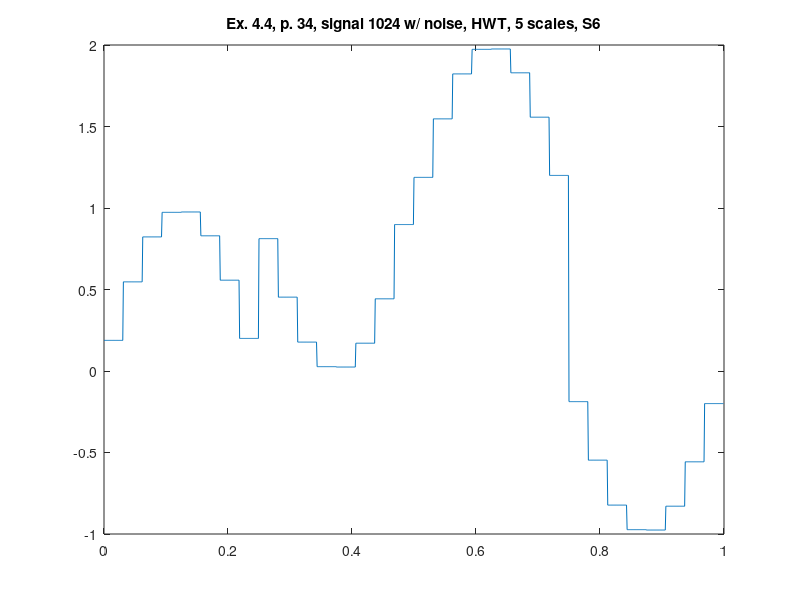

The MATLAB source for this figure:
%% ========================================================================
%% Programmatic octave notes on "Ripples in Mathematics" by A. Jensen
%% and A. la Cour-Harbo written with a deep gratitude to the authors for
%% this wonderful text. 
%% 
%% Reconstruction of graphs in ex 4.4, p.34, HWT, 5 scales, S6.
%%
%% Author: Vladimir Kulyukin
%% 
%% NB: I have tested this code in Octave 4.
%% =========================================================================
t = (1.0/1024)*[0:1023];

y_ex_4_4_1024_with_noise_hwt_s6_p34 = [
0.1878573174510975
0.1878573174510975
0.1878573174510975
0.1878573174510975
0.1878573174510975
0.1878573174510975
0.1878573174510975
0.1878573174510975
0.1878573174510975
0.1878573174510975
0.1878573174510975
0.1878573174510975
0.1878573174510975
0.1878573174510975
0.1878573174510975
0.1878573174510975
0.1878573174510975
0.1878573174510975
0.1878573174510975
0.1878573174510975
0.1878573174510975
0.1878573174510975
0.1878573174510975
0.1878573174510975
0.1878573174510975
0.1878573174510975
0.1878573174510975
0.1878573174510975
0.1878573174510975
0.1878573174510975
0.1878573174510975
0.1878573174510975
0.5469312359635952
0.5469312359635952
0.5469312359635952
0.5469312359635952
0.5469312359635952
0.5469312359635952
0.5469312359635952
0.5469312359635952
0.5469312359635952
0.5469312359635952
0.5469312359635952
0.5469312359635952
0.5469312359635952
0.5469312359635952
0.5469312359635952
0.5469312359635952
0.5469312359635952
0.5469312359635952
0.5469312359635952
0.5469312359635952
0.5469312359635952
0.5469312359635952
0.5469312359635952
0.5469312359635952
0.5469312359635952
0.5469312359635952
0.5469312359635952
0.5469312359635952
0.5469312359635952
0.5469312359635952
0.5469312359635952
0.5469312359635952
0.8227398317446355
0.8227398317446355
0.8227398317446355
0.8227398317446355
0.8227398317446355
0.8227398317446355
0.8227398317446355
0.8227398317446355
0.8227398317446355
0.8227398317446355
0.8227398317446355
0.8227398317446355
0.8227398317446355
0.8227398317446355
0.8227398317446355
0.8227398317446355
0.8227398317446355
0.8227398317446355
0.8227398317446355
0.8227398317446355
0.8227398317446355
0.8227398317446355
0.8227398317446355
0.8227398317446355
0.8227398317446355
0.8227398317446355
0.8227398317446355
0.8227398317446355
0.8227398317446355
0.8227398317446355
0.8227398317446355
0.8227398317446355
0.973293746297702
0.973293746297702
0.973293746297702
0.973293746297702
0.973293746297702
0.973293746297702
0.973293746297702
0.973293746297702
0.973293746297702
0.973293746297702
0.973293746297702
0.973293746297702
0.973293746297702
0.973293746297702
0.973293746297702
0.973293746297702
0.973293746297702
0.973293746297702
0.973293746297702
0.973293746297702
0.973293746297702
0.973293746297702
0.973293746297702
0.973293746297702
0.973293746297702
0.973293746297702
0.973293746297702
0.973293746297702
0.973293746297702
0.973293746297702
0.973293746297702
0.973293746297702
0.9756725109067245
0.9756725109067245
0.9756725109067245
0.9756725109067245
0.9756725109067245
0.9756725109067245
0.9756725109067245
0.9756725109067245
0.9756725109067245
0.9756725109067245
0.9756725109067245
0.9756725109067245
0.9756725109067245
0.9756725109067245
0.9756725109067245
0.9756725109067245
0.9756725109067245
0.9756725109067245
0.9756725109067245
0.9756725109067245
0.9756725109067245
0.9756725109067245
0.9756725109067245
0.9756725109067245
0.9756725109067245
0.9756725109067245
0.9756725109067245
0.9756725109067245
0.9756725109067245
0.9756725109067245
0.9756725109067245
0.9756725109067245
0.8295139802235338
0.8295139802235338
0.8295139802235338
0.8295139802235338
0.8295139802235338
0.8295139802235338
0.8295139802235338
0.8295139802235338
0.8295139802235338
0.8295139802235338
0.8295139802235338
0.8295139802235338
0.8295139802235338
0.8295139802235338
0.8295139802235338
0.8295139802235338
0.8295139802235338
0.8295139802235338
0.8295139802235338
0.8295139802235338
0.8295139802235338
0.8295139802235338
0.8295139802235338
0.8295139802235338
0.8295139802235338
0.8295139802235338
0.8295139802235338
0.8295139802235338
0.8295139802235338
0.8295139802235338
0.8295139802235338
0.8295139802235338
0.5570694656142657
0.5570694656142657
0.5570694656142657
0.5570694656142657
0.5570694656142657
0.5570694656142657
0.5570694656142657
0.5570694656142657
0.5570694656142657
0.5570694656142657
0.5570694656142657
0.5570694656142657
0.5570694656142657
0.5570694656142657
0.5570694656142657
0.5570694656142657
0.5570694656142657
0.5570694656142657
0.5570694656142657
0.5570694656142657
0.5570694656142657
0.5570694656142657
0.5570694656142657
0.5570694656142657
0.5570694656142657
0.5570694656142657
0.5570694656142657
0.5570694656142657
0.5570694656142657
0.5570694656142657
0.5570694656142657
0.5570694656142657
0.19981617471250665
0.19981617471250665
0.19981617471250665
0.19981617471250665
0.19981617471250665
0.19981617471250665
0.19981617471250665
0.19981617471250665
0.19981617471250665
0.19981617471250665
0.19981617471250665
0.19981617471250665
0.19981617471250665
0.19981617471250665
0.19981617471250665
0.19981617471250665
0.19981617471250665
0.19981617471250665
0.19981617471250665
0.19981617471250665
0.19981617471250665
0.19981617471250665
0.19981617471250665
0.19981617471250665
0.19981617471250665
0.19981617471250665
0.19981617471250665
0.19981617471250665
0.19981617471250665
0.19981617471250665
0.19981617471250665
0.19981617471250665
0.8121426825489025
0.8121426825489025
0.8121426825489025
0.8121426825489025
0.8121426825489025
0.8121426825489025
0.8121426825489025
0.8121426825489025
0.8121426825489025
0.8121426825489025
0.8121426825489025
0.8121426825489025
0.8121426825489025
0.8121426825489025
0.8121426825489025
0.8121426825489025
0.8121426825489025
0.8121426825489025
0.8121426825489025
0.8121426825489025
0.8121426825489025
0.8121426825489025
0.8121426825489025
0.8121426825489025
0.8121426825489025
0.8121426825489025
0.8121426825489025
0.8121426825489025
0.8121426825489025
0.8121426825489025
0.8121426825489025
0.8121426825489025
0.4530687640364049
0.4530687640364049
0.4530687640364049
0.4530687640364049
0.4530687640364049
0.4530687640364049
0.4530687640364049
0.4530687640364049
0.4530687640364049
0.4530687640364049
0.4530687640364049
0.4530687640364049
0.4530687640364049
0.4530687640364049
0.4530687640364049
0.4530687640364049
0.4530687640364049
0.4530687640364049
0.4530687640364049
0.4530687640364049
0.4530687640364049
0.4530687640364049
0.4530687640364049
0.4530687640364049
0.4530687640364049
0.4530687640364049
0.4530687640364049
0.4530687640364049
0.4530687640364049
0.4530687640364049
0.4530687640364049
0.4530687640364049
0.1772601682553644
0.1772601682553644
0.1772601682553644
0.1772601682553644
0.1772601682553644
0.1772601682553644
0.1772601682553644
0.1772601682553644
0.1772601682553644
0.1772601682553644
0.1772601682553644
0.1772601682553644
0.1772601682553644
0.1772601682553644
0.1772601682553644
0.1772601682553644
0.1772601682553644
0.1772601682553644
0.1772601682553644
0.1772601682553644
0.1772601682553644
0.1772601682553644
0.1772601682553644
0.1772601682553644
0.1772601682553644
0.1772601682553644
0.1772601682553644
0.1772601682553644
0.1772601682553644
0.1772601682553644
0.1772601682553644
0.1772601682553644
0.02670625370229772
0.02670625370229772
0.02670625370229772
0.02670625370229772
0.02670625370229772
0.02670625370229772
0.02670625370229772
0.02670625370229772
0.02670625370229772
0.02670625370229772
0.02670625370229772
0.02670625370229772
0.02670625370229772
0.02670625370229772
0.02670625370229772
0.02670625370229772
0.02670625370229772
0.02670625370229772
0.02670625370229772
0.02670625370229772
0.02670625370229772
0.02670625370229772
0.02670625370229772
0.02670625370229772
0.02670625370229772
0.02670625370229772
0.02670625370229772
0.02670625370229772
0.02670625370229772
0.02670625370229772
0.02670625370229772
0.02670625370229772
0.024327489093275357
0.024327489093275357
0.024327489093275357
0.024327489093275357
0.024327489093275357
0.024327489093275357
0.024327489093275357
0.024327489093275357
0.024327489093275357
0.024327489093275357
0.024327489093275357
0.024327489093275357
0.024327489093275357
0.024327489093275357
0.024327489093275357
0.024327489093275357
0.024327489093275357
0.024327489093275357
0.024327489093275357
0.024327489093275357
0.024327489093275357
0.024327489093275357
0.024327489093275357
0.024327489093275357
0.024327489093275357
0.024327489093275357
0.024327489093275357
0.024327489093275357
0.024327489093275357
0.024327489093275357
0.024327489093275357
0.024327489093275357
0.1704860197764661
0.1704860197764661
0.1704860197764661
0.1704860197764661
0.1704860197764661
0.1704860197764661
0.1704860197764661
0.1704860197764661
0.1704860197764661
0.1704860197764661
0.1704860197764661
0.1704860197764661
0.1704860197764661
0.1704860197764661
0.1704860197764661
0.1704860197764661
0.1704860197764661
0.1704860197764661
0.1704860197764661
0.1704860197764661
0.1704860197764661
0.1704860197764661
0.1704860197764661
0.1704860197764661
0.1704860197764661
0.1704860197764661
0.1704860197764661
0.1704860197764661
0.1704860197764661
0.1704860197764661
0.1704860197764661
0.1704860197764661
0.442930534385734
0.442930534385734
0.442930534385734
0.442930534385734
0.442930534385734
0.442930534385734
0.442930534385734
0.442930534385734
0.442930534385734
0.442930534385734
0.442930534385734
0.442930534385734
0.442930534385734
0.442930534385734
0.442930534385734
0.442930534385734
0.442930534385734
0.442930534385734
0.442930534385734
0.442930534385734
0.442930534385734
0.442930534385734
0.442930534385734
0.442930534385734
0.442930534385734
0.442930534385734
0.442930534385734
0.442930534385734
0.442930534385734
0.442930534385734
0.442930534385734
0.442930534385734
0.8985191526142232
0.8985191526142232
0.8985191526142232
0.8985191526142232
0.8985191526142232
0.8985191526142232
0.8985191526142232
0.8985191526142232
0.8985191526142232
0.8985191526142232
0.8985191526142232
0.8985191526142232
0.8985191526142232
0.8985191526142232
0.8985191526142232
0.8985191526142232
0.8985191526142232
0.8985191526142232
0.8985191526142232
0.8985191526142232
0.8985191526142232
0.8985191526142232
0.8985191526142232
0.8985191526142232
0.8985191526142232
0.8985191526142232
0.8985191526142232
0.8985191526142232
0.8985191526142232
0.8985191526142232
0.8985191526142232
0.8985191526142232
1.1878573174510971
1.1878573174510971
1.1878573174510971
1.1878573174510971
1.1878573174510971
1.1878573174510971
1.1878573174510971
1.1878573174510971
1.1878573174510971
1.1878573174510971
1.1878573174510971
1.1878573174510971
1.1878573174510971
1.1878573174510971
1.1878573174510971
1.1878573174510971
1.1878573174510971
1.1878573174510971
1.1878573174510971
1.1878573174510971
1.1878573174510971
1.1878573174510971
1.1878573174510971
1.1878573174510971
1.1878573174510971
1.1878573174510971
1.1878573174510971
1.1878573174510971
1.1878573174510971
1.1878573174510971
1.1878573174510971
1.1878573174510971
1.546931235963595
1.546931235963595
1.546931235963595
1.546931235963595
1.546931235963595
1.546931235963595
1.546931235963595
1.546931235963595
1.546931235963595
1.546931235963595
1.546931235963595
1.546931235963595
1.546931235963595
1.546931235963595
1.546931235963595
1.546931235963595
1.546931235963595
1.546931235963595
1.546931235963595
1.546931235963595
1.546931235963595
1.546931235963595
1.546931235963595
1.546931235963595
1.546931235963595
1.546931235963595
1.546931235963595
1.546931235963595
1.546931235963595
1.546931235963595
1.546931235963595
1.546931235963595
1.8227398317446357
1.8227398317446357
1.8227398317446357
1.8227398317446357
1.8227398317446357
1.8227398317446357
1.8227398317446357
1.8227398317446357
1.8227398317446357
1.8227398317446357
1.8227398317446357
1.8227398317446357
1.8227398317446357
1.8227398317446357
1.8227398317446357
1.8227398317446357
1.8227398317446357
1.8227398317446357
1.8227398317446357
1.8227398317446357
1.8227398317446357
1.8227398317446357
1.8227398317446357
1.8227398317446357
1.8227398317446357
1.8227398317446357
1.8227398317446357
1.8227398317446357
1.8227398317446357
1.8227398317446357
1.8227398317446357
1.8227398317446357
1.973293746297702
1.973293746297702
1.973293746297702
1.973293746297702
1.973293746297702
1.973293746297702
1.973293746297702
1.973293746297702
1.973293746297702
1.973293746297702
1.973293746297702
1.973293746297702
1.973293746297702
1.973293746297702
1.973293746297702
1.973293746297702
1.973293746297702
1.973293746297702
1.973293746297702
1.973293746297702
1.973293746297702
1.973293746297702
1.973293746297702
1.973293746297702
1.973293746297702
1.973293746297702
1.973293746297702
1.973293746297702
1.973293746297702
1.973293746297702
1.973293746297702
1.973293746297702
1.9756725109067246
1.9756725109067246
1.9756725109067246
1.9756725109067246
1.9756725109067246
1.9756725109067246
1.9756725109067246
1.9756725109067246
1.9756725109067246
1.9756725109067246
1.9756725109067246
1.9756725109067246
1.9756725109067246
1.9756725109067246
1.9756725109067246
1.9756725109067246
1.9756725109067246
1.9756725109067246
1.9756725109067246
1.9756725109067246
1.9756725109067246
1.9756725109067246
1.9756725109067246
1.9756725109067246
1.9756725109067246
1.9756725109067246
1.9756725109067246
1.9756725109067246
1.9756725109067246
1.9756725109067246
1.9756725109067246
1.9756725109067246
1.8295139802235338
1.8295139802235338
1.8295139802235338
1.8295139802235338
1.8295139802235338
1.8295139802235338
1.8295139802235338
1.8295139802235338
1.8295139802235338
1.8295139802235338
1.8295139802235338
1.8295139802235338
1.8295139802235338
1.8295139802235338
1.8295139802235338
1.8295139802235338
1.8295139802235338
1.8295139802235338
1.8295139802235338
1.8295139802235338
1.8295139802235338
1.8295139802235338
1.8295139802235338
1.8295139802235338
1.8295139802235338
1.8295139802235338
1.8295139802235338
1.8295139802235338
1.8295139802235338
1.8295139802235338
1.8295139802235338
1.8295139802235338
1.5570694656142658
1.5570694656142658
1.5570694656142658
1.5570694656142658
1.5570694656142658
1.5570694656142658
1.5570694656142658
1.5570694656142658
1.5570694656142658
1.5570694656142658
1.5570694656142658
1.5570694656142658
1.5570694656142658
1.5570694656142658
1.5570694656142658
1.5570694656142658
1.5570694656142658
1.5570694656142658
1.5570694656142658
1.5570694656142658
1.5570694656142658
1.5570694656142658
1.5570694656142658
1.5570694656142658
1.5570694656142658
1.5570694656142658
1.5570694656142658
1.5570694656142658
1.5570694656142658
1.5570694656142658
1.5570694656142658
1.5570694656142658
1.199816174712507
1.199816174712507
1.199816174712507
1.199816174712507
1.199816174712507
1.199816174712507
1.199816174712507
1.199816174712507
1.199816174712507
1.199816174712507
1.199816174712507
1.199816174712507
1.199816174712507
1.199816174712507
1.199816174712507
1.199816174712507
1.199816174712507
1.199816174712507
1.199816174712507
1.199816174712507
1.199816174712507
1.199816174712507
1.199816174712507
1.199816174712507
1.199816174712507
1.199816174712507
1.199816174712507
1.199816174712507
1.199816174712507
1.199816174712507
1.199816174712507
1.199816174712507
-0.18785731745109707
-0.18785731745109707
-0.18785731745109707
-0.18785731745109707
-0.18785731745109707
-0.18785731745109707
-0.18785731745109707
-0.18785731745109707
-0.18785731745109707
-0.18785731745109707
-0.18785731745109707
-0.18785731745109707
-0.18785731745109707
-0.18785731745109707
-0.18785731745109707
-0.18785731745109707
-0.18785731745109707
-0.18785731745109707
-0.18785731745109707
-0.18785731745109707
-0.18785731745109707
-0.18785731745109707
-0.18785731745109707
-0.18785731745109707
-0.18785731745109707
-0.18785731745109707
-0.18785731745109707
-0.18785731745109707
-0.18785731745109707
-0.18785731745109707
-0.18785731745109707
-0.18785731745109707
-0.5469312359635947
-0.5469312359635947
-0.5469312359635947
-0.5469312359635947
-0.5469312359635947
-0.5469312359635947
-0.5469312359635947
-0.5469312359635947
-0.5469312359635947
-0.5469312359635947
-0.5469312359635947
-0.5469312359635947
-0.5469312359635947
-0.5469312359635947
-0.5469312359635947
-0.5469312359635947
-0.5469312359635947
-0.5469312359635947
-0.5469312359635947
-0.5469312359635947
-0.5469312359635947
-0.5469312359635947
-0.5469312359635947
-0.5469312359635947
-0.5469312359635947
-0.5469312359635947
-0.5469312359635947
-0.5469312359635947
-0.5469312359635947
-0.5469312359635947
-0.5469312359635947
-0.5469312359635947
-0.8227398317446354
-0.8227398317446354
-0.8227398317446354
-0.8227398317446354
-0.8227398317446354
-0.8227398317446354
-0.8227398317446354
-0.8227398317446354
-0.8227398317446354
-0.8227398317446354
-0.8227398317446354
-0.8227398317446354
-0.8227398317446354
-0.8227398317446354
-0.8227398317446354
-0.8227398317446354
-0.8227398317446354
-0.8227398317446354
-0.8227398317446354
-0.8227398317446354
-0.8227398317446354
-0.8227398317446354
-0.8227398317446354
-0.8227398317446354
-0.8227398317446354
-0.8227398317446354
-0.8227398317446354
-0.8227398317446354
-0.8227398317446354
-0.8227398317446354
-0.8227398317446354
-0.8227398317446354
-0.973293746297702
-0.973293746297702
-0.973293746297702
-0.973293746297702
-0.973293746297702
-0.973293746297702
-0.973293746297702
-0.973293746297702
-0.973293746297702
-0.973293746297702
-0.973293746297702
-0.973293746297702
-0.973293746297702
-0.973293746297702
-0.973293746297702
-0.973293746297702
-0.973293746297702
-0.973293746297702
-0.973293746297702
-0.973293746297702
-0.973293746297702
-0.973293746297702
-0.973293746297702
-0.973293746297702
-0.973293746297702
-0.973293746297702
-0.973293746297702
-0.973293746297702
-0.973293746297702
-0.973293746297702
-0.973293746297702
-0.973293746297702
-0.9756725109067246
-0.9756725109067246
-0.9756725109067246
-0.9756725109067246
-0.9756725109067246
-0.9756725109067246
-0.9756725109067246
-0.9756725109067246
-0.9756725109067246
-0.9756725109067246
-0.9756725109067246
-0.9756725109067246
-0.9756725109067246
-0.9756725109067246
-0.9756725109067246
-0.9756725109067246
-0.9756725109067246
-0.9756725109067246
-0.9756725109067246
-0.9756725109067246
-0.9756725109067246
-0.9756725109067246
-0.9756725109067246
-0.9756725109067246
-0.9756725109067246
-0.9756725109067246
-0.9756725109067246
-0.9756725109067246
-0.9756725109067246
-0.9756725109067246
-0.9756725109067246
-0.9756725109067246
-0.829513980223534
-0.829513980223534
-0.829513980223534
-0.829513980223534
-0.829513980223534
-0.829513980223534
-0.829513980223534
-0.829513980223534
-0.829513980223534
-0.829513980223534
-0.829513980223534
-0.829513980223534
-0.829513980223534
-0.829513980223534
-0.829513980223534
-0.829513980223534
-0.829513980223534
-0.829513980223534
-0.829513980223534
-0.829513980223534
-0.829513980223534
-0.829513980223534
-0.829513980223534
-0.829513980223534
-0.829513980223534
-0.829513980223534
-0.829513980223534
-0.829513980223534
-0.829513980223534
-0.829513980223534
-0.829513980223534
-0.829513980223534
-0.557069465614266
-0.557069465614266
-0.557069465614266
-0.557069465614266
-0.557069465614266
-0.557069465614266
-0.557069465614266
-0.557069465614266
-0.557069465614266
-0.557069465614266
-0.557069465614266
-0.557069465614266
-0.557069465614266
-0.557069465614266
-0.557069465614266
-0.557069465614266
-0.557069465614266
-0.557069465614266
-0.557069465614266
-0.557069465614266
-0.557069465614266
-0.557069465614266
-0.557069465614266
-0.557069465614266
-0.557069465614266
-0.557069465614266
-0.557069465614266
-0.557069465614266
-0.557069465614266
-0.557069465614266
-0.557069465614266
-0.557069465614266
-0.19981617471250696
-0.19981617471250696
-0.19981617471250696
-0.19981617471250696
-0.19981617471250696
-0.19981617471250696
-0.19981617471250696
-0.19981617471250696
-0.19981617471250696
-0.19981617471250696
-0.19981617471250696
-0.19981617471250696
-0.19981617471250696
-0.19981617471250696
-0.19981617471250696
-0.19981617471250696
-0.19981617471250696
-0.19981617471250696
-0.19981617471250696
-0.19981617471250696
-0.19981617471250696
-0.19981617471250696
-0.19981617471250696
-0.19981617471250696
-0.19981617471250696
-0.19981617471250696
-0.19981617471250696
-0.19981617471250696
-0.19981617471250696
-0.19981617471250696
-0.19981617471250696
-0.19981617471250696
];

figure;
plot(t, y_ex_4_4_1024_with_noise_hwt_s6_p34);
xlim([0 1]);
title('Ex. 4.4, p. 34, signal 1024 w/ noise, HWT, 5 scales, S6');
